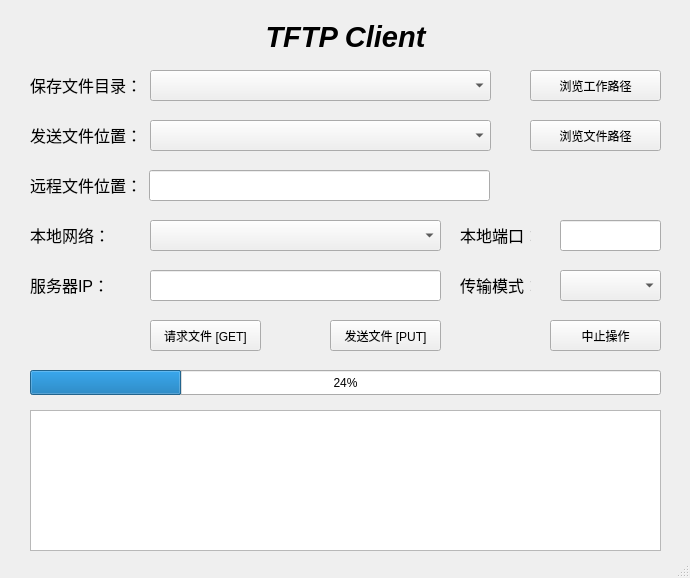
<?xml version="1.0" encoding="UTF-8"?>
<ui version="4.0">
 <class>MainWindow</class>
 <widget class="QMainWindow" name="MainWindow">
  <property name="geometry">
   <rect>
    <x>0</x>
    <y>0</y>
    <width>690</width>
    <height>578</height>
   </rect>
  </property>
  <property name="windowTitle">
   <string>MainWindow</string>
  </property>
  <widget class="QWidget" name="centralwidget">
   <widget class="QProgressBar" name="progressBar">
    <property name="geometry">
     <rect>
      <x>30</x>
      <y>370</y>
      <width>631</width>
      <height>25</height>
     </rect>
    </property>
    <property name="value">
     <number>24</number>
    </property>
   </widget>
   <widget class="QLabel" name="Name">
    <property name="geometry">
     <rect>
      <x>260</x>
      <y>20</y>
      <width>171</width>
      <height>33</height>
     </rect>
    </property>
    <property name="text">
     <string>&lt;html&gt;&lt;head/&gt;&lt;body&gt;&lt;p align=&quot;center&quot;&gt;&lt;span style=&quot; font-size:22pt; font-weight:700; font-style:italic;&quot;&gt;TFTP Client&lt;/span&gt;&lt;/p&gt;&lt;/body&gt;&lt;/html&gt;</string>
    </property>
   </widget>
   <widget class="QLabel" name="label_2">
    <property name="geometry">
     <rect>
      <x>30</x>
      <y>70</y>
      <width>121</width>
      <height>31</height>
     </rect>
    </property>
    <property name="text">
     <string>&lt;html&gt;&lt;head/&gt;&lt;body&gt;&lt;p&gt;&lt;span style=&quot; font-size:12pt;&quot;&gt;保存文件目录：&lt;/span&gt;&lt;/p&gt;&lt;/body&gt;&lt;/html&gt;</string>
    </property>
   </widget>
   <widget class="QLabel" name="label_3">
    <property name="geometry">
     <rect>
      <x>30</x>
      <y>120</y>
      <width>121</width>
      <height>31</height>
     </rect>
    </property>
    <property name="text">
     <string>&lt;html&gt;&lt;head/&gt;&lt;body&gt;&lt;p&gt;&lt;span style=&quot; font-size:12pt;&quot;&gt;发送文件位置：&lt;/span&gt;&lt;/p&gt;&lt;/body&gt;&lt;/html&gt;</string>
    </property>
   </widget>
   <widget class="QComboBox" name="FilePath">
    <property name="geometry">
     <rect>
      <x>150</x>
      <y>120</y>
      <width>341</width>
      <height>31</height>
     </rect>
    </property>
   </widget>
   <widget class="QPushButton" name="BrowseFile">
    <property name="geometry">
     <rect>
      <x>530</x>
      <y>120</y>
      <width>131</width>
      <height>31</height>
     </rect>
    </property>
    <property name="text">
     <string>浏览文件路径</string>
    </property>
   </widget>
   <widget class="QLabel" name="label_4">
    <property name="geometry">
     <rect>
      <x>30</x>
      <y>220</y>
      <width>121</width>
      <height>31</height>
     </rect>
    </property>
    <property name="text">
     <string>&lt;html&gt;&lt;head/&gt;&lt;body&gt;&lt;p&gt;&lt;span style=&quot; font-size:12pt;&quot;&gt;本地网络：&lt;/span&gt;&lt;/p&gt;&lt;/body&gt;&lt;/html&gt;</string>
    </property>
   </widget>
   <widget class="QLabel" name="label_5">
    <property name="geometry">
     <rect>
      <x>460</x>
      <y>220</y>
      <width>71</width>
      <height>31</height>
     </rect>
    </property>
    <property name="text">
     <string>&lt;html&gt;&lt;head/&gt;&lt;body&gt;&lt;p&gt;&lt;span style=&quot; font-size:12pt;&quot;&gt;本地端口：&lt;/span&gt;&lt;/p&gt;&lt;/body&gt;&lt;/html&gt;</string>
    </property>
   </widget>
   <widget class="QLineEdit" name="Port">
    <property name="geometry">
     <rect>
      <x>560</x>
      <y>220</y>
      <width>101</width>
      <height>31</height>
     </rect>
    </property>
   </widget>
   <widget class="QLabel" name="label_6">
    <property name="geometry">
     <rect>
      <x>30</x>
      <y>170</y>
      <width>121</width>
      <height>31</height>
     </rect>
    </property>
    <property name="text">
     <string>&lt;html&gt;&lt;head/&gt;&lt;body&gt;&lt;p&gt;&lt;span style=&quot; font-size:12pt;&quot;&gt;远程文件位置：&lt;/span&gt;&lt;/p&gt;&lt;/body&gt;&lt;/html&gt;</string>
    </property>
   </widget>
   <widget class="QPushButton" name="GetFile">
    <property name="geometry">
     <rect>
      <x>150</x>
      <y>320</y>
      <width>111</width>
      <height>31</height>
     </rect>
    </property>
    <property name="text">
     <string>请求文件 [GET]</string>
    </property>
   </widget>
   <widget class="QPushButton" name="PutFile">
    <property name="geometry">
     <rect>
      <x>330</x>
      <y>320</y>
      <width>111</width>
      <height>31</height>
     </rect>
    </property>
    <property name="text">
     <string>发送文件 [PUT]</string>
    </property>
   </widget>
   <widget class="QLabel" name="label_7">
    <property name="geometry">
     <rect>
      <x>460</x>
      <y>270</y>
      <width>71</width>
      <height>31</height>
     </rect>
    </property>
    <property name="text">
     <string>&lt;html&gt;&lt;head/&gt;&lt;body&gt;&lt;p&gt;&lt;span style=&quot; font-size:12pt;&quot;&gt;传输模式：&lt;/span&gt;&lt;/p&gt;&lt;/body&gt;&lt;/html&gt;</string>
    </property>
   </widget>
   <widget class="QComboBox" name="SavePath">
    <property name="geometry">
     <rect>
      <x>150</x>
      <y>70</y>
      <width>341</width>
      <height>31</height>
     </rect>
    </property>
   </widget>
   <widget class="QPushButton" name="BrowseDir">
    <property name="geometry">
     <rect>
      <x>530</x>
      <y>70</y>
      <width>131</width>
      <height>31</height>
     </rect>
    </property>
    <property name="text">
     <string>浏览工作路径</string>
    </property>
   </widget>
   <widget class="QPushButton" name="InterruptButton">
    <property name="geometry">
     <rect>
      <x>550</x>
      <y>320</y>
      <width>111</width>
      <height>31</height>
     </rect>
    </property>
    <property name="text">
     <string>中止操作</string>
    </property>
   </widget>
   <widget class="QTextEdit" name="logEdit">
    <property name="geometry">
     <rect>
      <x>30</x>
      <y>410</y>
      <width>631</width>
      <height>141</height>
     </rect>
    </property>
   </widget>
   <widget class="QLineEdit" name="RemoteFilePath">
    <property name="geometry">
     <rect>
      <x>149</x>
      <y>170</y>
      <width>341</width>
      <height>31</height>
     </rect>
    </property>
   </widget>
   <widget class="QComboBox" name="TransferMode">
    <property name="geometry">
     <rect>
      <x>560</x>
      <y>270</y>
      <width>101</width>
      <height>31</height>
     </rect>
    </property>
   </widget>
   <widget class="QLabel" name="label_8">
    <property name="geometry">
     <rect>
      <x>30</x>
      <y>270</y>
      <width>121</width>
      <height>31</height>
     </rect>
    </property>
    <property name="text">
     <string>&lt;html&gt;&lt;head/&gt;&lt;body&gt;&lt;p&gt;&lt;span style=&quot; font-size:12pt;&quot;&gt;服务器IP：&lt;/span&gt;&lt;/p&gt;&lt;/body&gt;&lt;/html&gt;</string>
    </property>
   </widget>
   <widget class="QLineEdit" name="ServerIP">
    <property name="geometry">
     <rect>
      <x>150</x>
      <y>270</y>
      <width>291</width>
      <height>31</height>
     </rect>
    </property>
   </widget>
   <widget class="QComboBox" name="LocalNetwork">
    <property name="geometry">
     <rect>
      <x>150</x>
      <y>220</y>
      <width>291</width>
      <height>31</height>
     </rect>
    </property>
   </widget>
  </widget>
  <widget class="QStatusBar" name="statusbar"/>
  <action name="actionTFTPClient">
   <property name="text">
    <string>TFTPClient</string>
   </property>
  </action>
 </widget>
 <resources/>
 <connections/>
</ui>
